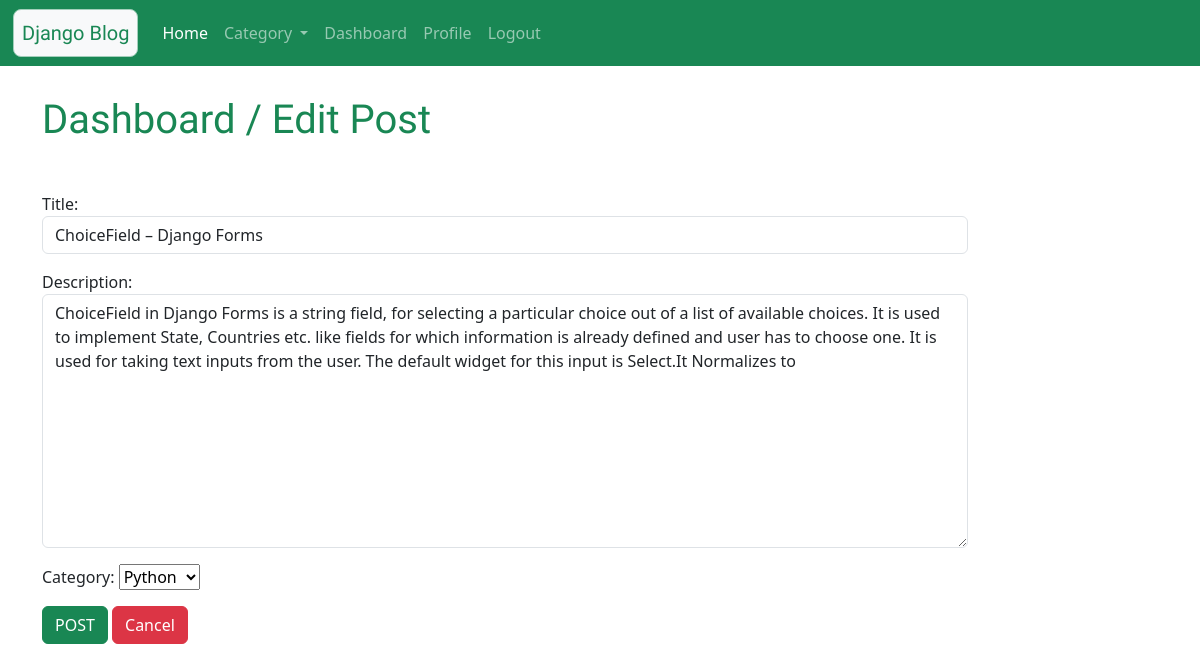
The app's page /edit/1 (signed in) with its own data.
### blog/models.py (models this page shows)
class Blog(models.Model):
    user = models.ForeignKey(User,on_delete=models.CASCADE)
    category = models.CharField(max_length=100, choices=category)
    title = models.CharField(max_length=150)
    description = models.TextField()
    create_at = models.DateTimeField(auto_now_add=True)
    update_at = models.DateTimeField(auto_now=True)

### blog/views.py (the view)
# urls.py: path('edit/<int:id>', views.blog_edit, name='edit'),
def blog_edit(request, id):
    if request.user.is_authenticated:
        if request.method == 'POST':
            pi = Blog.objects.get(pk=id)
            fm = BlogPostFrom(request.POST, instance=pi)
            if fm.is_valid():
                fm.save()
                messages.success(request, 'Successfully Update!')
                return HttpResponseRedirect('/dashboard/')
        else:
            pi = Blog.objects.get(pk=id)
            fm = BlogPostFrom(instance=pi)
        context = {
                    'fm':fm,
                    'all_blog' : Blog.objects.all(),
                }
        return render(request, 'blog/edit.html', context)
    else:
        return HttpResponseRedirect('/login/')

### blog/forms.py
class BlogPostFrom(forms.ModelForm):
    class Meta:
        model = Blog
        fields = ['title', 'description', 'category']
        labels = {'title':'Title', 'description':'Description'}
        widgets = {
            'title': forms.TextInput(attrs={'class':'form-control'}),
            'description': forms.Textarea(attrs={'class':'form-control'})
            }

### template/blog/edit.html
{% extends 'blog/base.html' %}
{% load static %}
{% block content %}
<div class="col-10  my-5">
  <h1 class="text-success Rounded my-5">
    Dashboard / Edit Post
  </h1>
  <form action="" method="POST" novalidate> {% csrf_token %}
    {{fm.as_p}}
    <input type="submit" value="POST" class="btn btn-success">
    <a href="{% url 'dashboard' %} " class="btn btn-danger">Cancel</a>
  </form><br>
{% endblock content %}

### static/blog/css/style.css (style rules this page uses)
.Rounded { font-family: 'Kalam', cursive; }

### records on screen
Blog: title "ChoiceField – Django Forms", description "ChoiceField in Django Forms is a string field, for selecting a particular choice out of a list of available choices. It is used to implement State, Countries etc. like fields for which information is already defined and user has to choose one. It is used for taking text inputs from the user. The default widget for this input is Select.It Normalizes to", category "Python"
